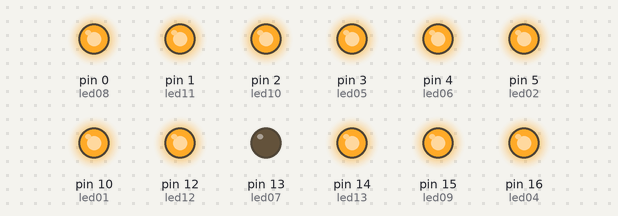
This sketch was run on a simulated Arduino Uno, built with avr-gcc and run on an emulated ATmega328P. Shown: output pins drawn as LEDs (lit = HIGH).

Above: at 0.1 s.
At 4.1 s:
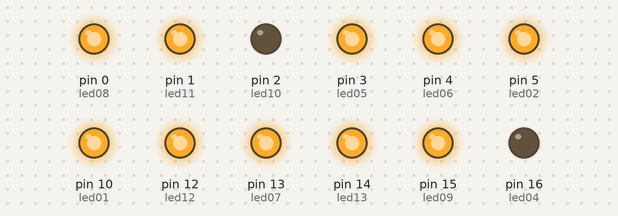
At 8.1 s:
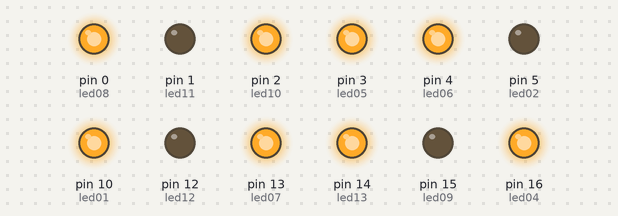
At 16.1 s:
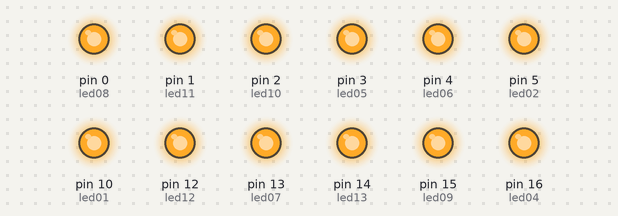
At 26.1 s:
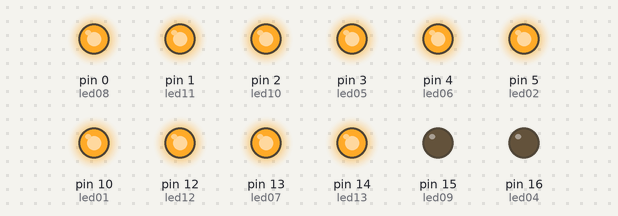
At 38.1 s:
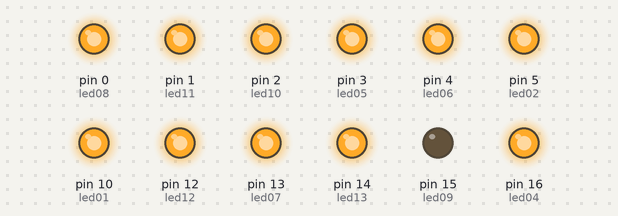
Timing chart, 0 to 39.6 s (numbered marks = the images above):
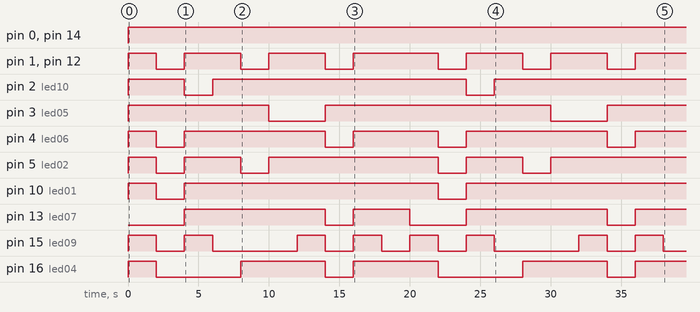

Measured:
- by itself, pin 0 (led08), pin 14 (led13): LOW → HIGH at 0.00 s
- by itself, pin 2 (led10): goes HIGH 4.0 s, LOW 2.0 s, HIGH 18.0 s, LOW 2.0 s, then HIGH
- by itself, pin 3 (led05): goes HIGH 10.0 s, LOW 4.0 s, HIGH 16.0 s, LOW 4.0 s, then HIGH
- by itself, pin 4 (led06): LOW → HIGH at 0.00 s, → LOW 2.0 s later, → HIGH 2.0 s later, → LOW 10.0 s later, … (9 changes in this stretch)
- by itself, pin 5 (led02): LOW → HIGH at 0.00 s, → LOW 2.0 s later, → HIGH 2.0 s later, → LOW 4.0 s later, … (9 changes in this stretch)
- by itself, pin 10 (led01): goes HIGH 2.0 s, LOW 2.0 s, HIGH 18.0 s, LOW 2.0 s, then HIGH
- by itself, pin 13 (led07): goes HIGH 10.0 s, LOW 2.0 s, HIGH 4.0 s, LOW 4.0 s, HIGH 10.0 s, LOW 2.0 s, then HIGH
- by itself, pin 15 (led09): LOW → HIGH at 0.00 s, → LOW 2.0 s later, → HIGH 2.0 s later, → LOW 2.0 s later, … (16 changes in this stretch)

The sketch:

Placar_Numerico.ino
```cpp
/* Placar Númerico de 0 a 9.

   Organização referente entre Leds e sua respectivas Portas

   Led 01 -> Porta 10
   Led 02 -> Porta 5
   Led 03 -> Porta Sempre Ligada - 3V
   Led 04 -> Porta 16
   Led 05 -> Porta 3
   Led 06 -> Porta 4
   Led 07 -> Porta 13
   Led 08 -> Porta 0
   Led 09 -> Porta 15
   Led 10 -> Porta 2
   Led 11 -> Porta 1
   Led 12 -> Porta 12
   Led 13 -> Porta 14

   Demonstração Visual e Enumeração

   01 02 03
   04    05
   06 07 08
   09    10
   11 12 13

*/
  // Declarando variaveis dos leds
  #define led01 10
  #define led02 5
  #define led04 16
  #define led05 3
  #define led06 4
  #define led07 13
  #define led08 0
  #define led09 15
  #define led10 2
  #define led11 1
  #define led12 12
  #define led13 14

  void setup() {
    pinMode(led01, OUTPUT);
    pinMode(led02, OUTPUT);
    pinMode(led04, OUTPUT);
    pinMode(led05, OUTPUT);
    pinMode(led06, OUTPUT);
    pinMode(led07, OUTPUT);
    pinMode(led08, OUTPUT);
    pinMode(led09, OUTPUT);
    pinMode(led10, OUTPUT);
    pinMode(led11, OUTPUT);
    pinMode(led12, OUTPUT);
    pinMode(led13, OUTPUT);
  }

  void loop() {

    // Representando o Número 0
    digitalWrite(led01, HIGH);
    digitalWrite(led02, HIGH);
    digitalWrite(led04, HIGH);
    digitalWrite(led05, HIGH);
    digitalWrite(led06, HIGH);
    digitalWrite(led08, HIGH);
    digitalWrite(led09, HIGH);
    digitalWrite(led10, HIGH);
    digitalWrite(led11, HIGH);
    digitalWrite(led12, HIGH);
    digitalWrite(led13, HIGH);

    //Delay de 2000 ms = 2 s
    delay(2000);

    // Representando o Número 1
    digitalWrite(led01, LOW);
    digitalWrite(led02, LOW);
    digitalWrite(led04, LOW);
    digitalWrite(led06, LOW);
    digitalWrite(led09, LOW);
    digitalWrite(led11, LOW);
    digitalWrite(led12, LOW);

    //Delay de 2000 ms = 2 s
    delay(2000);

    // Representando o Número 2
    digitalWrite(led01, HIGH);
    digitalWrite(led02, HIGH);
    digitalWrite(led06, HIGH);
    digitalWrite(led07, HIGH);
    digitalWrite(led09, HIGH);
    digitalWrite(led10, LOW);
    digitalWrite(led11, HIGH);
    digitalWrite(led12, HIGH);

    //Delay de 2000 ms = 2 s
    delay(2000);

    // Representando o Número 3
    digitalWrite(led09, LOW);
    digitalWrite(led10, HIGH);

    //Delay de 2000 ms = 2 s
    delay(2000);

    // Representando o Número 4
    digitalWrite(led02, LOW);
    digitalWrite(led04, HIGH);
    digitalWrite(led11, LOW);
    digitalWrite(led12, LOW);

    //Delay de 2000 ms = 2 s
    delay(2000);

    // Representando o Número 5
    digitalWrite(led02, HIGH);
    digitalWrite(led05, LOW);
    digitalWrite(led11, HIGH);
    digitalWrite(led12, HIGH);

    //Delay de 2000 ms = 2 s
    delay(2000);

    // Representando o Número 6
    digitalWrite(led09, HIGH);

    //Delay de 2000 ms = 2 s
    delay(2000);

    // Representando o Número 7
    digitalWrite(led04, LOW);
    digitalWrite(led05, HIGH);
    digitalWrite(led06, LOW);
    digitalWrite(led07, LOW);
    digitalWrite(led09, LOW);
    digitalWrite(led11, LOW);
    digitalWrite(led12, LOW);

    //Delay de 2000 ms = 2 s
    delay(2000);

    // Representando o Número 8
    digitalWrite(led04, HIGH);
    digitalWrite(led06, HIGH);
    digitalWrite(led07, HIGH);
    digitalWrite(led09, HIGH);
    digitalWrite(led11, HIGH);
    digitalWrite(led12, HIGH);

    //Delay de 2000 ms = 2 s
    delay(2000);

    // Representando o Número 9
    digitalWrite(led09, LOW);

    //Delay de 2000 ms = 2 s
    delay(2000);

    // Representando o Número 0 - pós looping
    digitalWrite(led09,  HIGH);
    digitalWrite(led07, LOW);
  }
```
